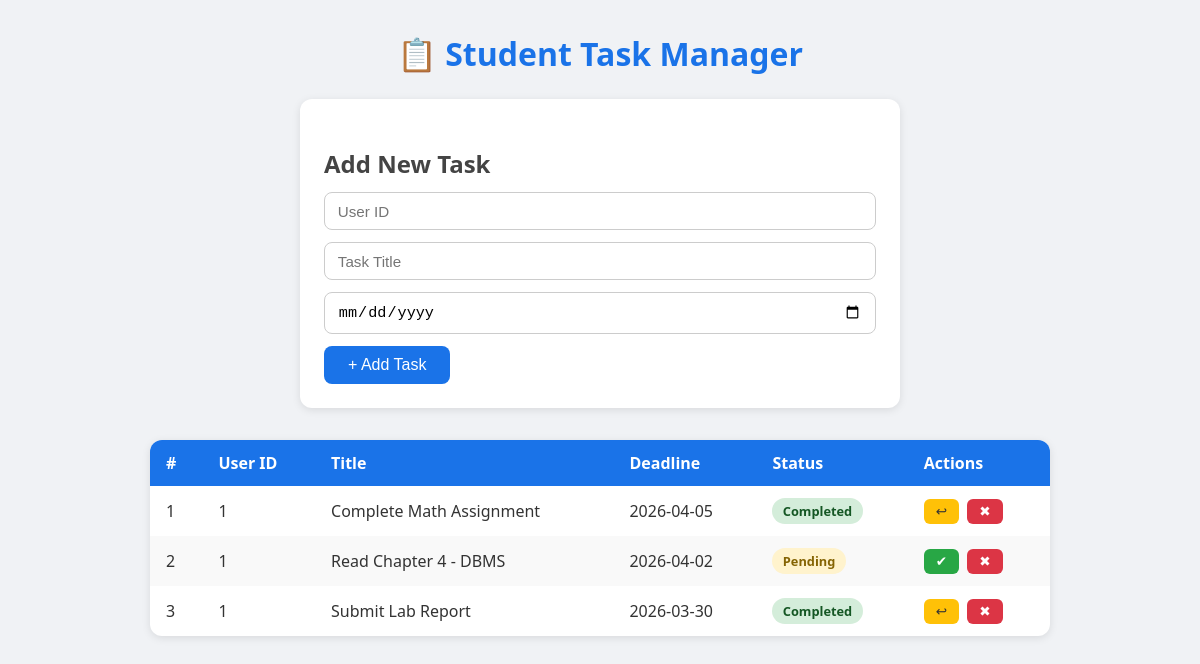
Screenshot of /tasks?user_id=1 with the database file from the repository.
### tables this page shows
CREATE TABLE Tasks (
            id       INTEGER PRIMARY KEY AUTOINCREMENT,
            user_id  INTEGER NOT NULL,
            title    TEXT    NOT NULL,
            deadline TEXT,
            status   TEXT    NOT NULL DEFAULT 'Pending'
                             CHECK (status IN ('Pending', 'Completed')),
            FOREIGN KEY (user_id) REFERENCES Users (id)
                ON DELETE CASCADE
        );

### app.py (the view)
@app.route("/tasks")
def view_tasks():
    user_id = request.args.get("user_id", type=int)
    tasks = fetch_tasks(user_id)
    return render_template("tasks.html", tasks=tasks, filter_user=user_id)

### database.py (called while the page is built)
def get_connection():
    conn = sqlite3.connect(DATABASE)
    conn.row_factory = sqlite3.Row          # rows behave like dicts
    conn.execute("PRAGMA foreign_keys = ON")
    return conn

def fetch_tasks(user_id: int = None) -> list[dict]:
    conn = get_connection()
    cursor = conn.cursor()
    if user_id:
        cursor.execute("SELECT * FROM Tasks WHERE user_id = ?", (user_id,))
    else:
        cursor.execute("SELECT * FROM Tasks")
    tasks = [dict(row) for row in cursor.fetchall()]
    conn.close()
    return tasks

### templates/tasks.html (shortened to what this page needs)
<!DOCTYPE html>
<html lang="en">
<head>
</head>
<body>
    <h1>📋 Student Task Manager</h1>
    <div class="form-card">
        <h2>Add New Task</h2>
        <form action="/add_task" method="POST">
            <input type="number" name="user_id" placeholder="User ID" required />
            <input type="text"   name="title"   placeholder="Task Title" required />
            <input type="date"   name="deadline" />
            <button type="submit">+ Add Task</button>
        </form>
    </div>
    {% if tasks %}
    <table>
        <thead>
            <tr>
                <th>#</th>
                <th>User ID</th>
                <th>Title</th>
                <th>Deadline</th>
                <th>Status</th>
                <th>Actions</th>
            </tr>
        </thead>
        <tbody>
            {% for task in tasks %}
            <tr>
                <td>{{ task.id }}</td>
                <td>{{ task.user_id }}</td>
                <td>{{ task.title }}</td>
                <td>{{ task.deadline or '—' }}</td>
                <td>
                    <span class="badge {{ 'completed' if task.status == 'Completed' else 'pending' }}">
                        {{ task.status }}
                    </span>
                </td>
                <td>
                    {% if task.status == 'Pending' %}
                    <form action="/update_task/{{ task.id }}" method="POST" style="display:inline">
                        <button class="btn-sm btn-success" title="Mark Completed">✔</button>
                    </form>
                    {% else %}
                    <form action="/update_task/{{ task.id }}" method="POST" style="display:inline">
                        <button class="btn-sm btn-warning" title="Mark Pending">↩</button>
                    </form>
                    {% endif %}
                    <form action="/delete_task/{{ task.id }}" method="POST" style="display:inline"
                          onsubmit="return confirm('Delete this task?')">
                        <button class="btn-sm btn-danger" title="Delete">✖</button>
                    </form>
                </td>
            </tr>
            {% endfor %}
        </tbody>
    </table>
    {% else %}
    <p class="empty">No tasks found. Add one above!</p>
    {% endif %}
</body>
</html>

### templates/tasks.html (style rules this page uses)
* { margin: 0; padding: 0; box-sizing: border-box; }
body { font-family: 'Segoe UI', Tahoma, Geneva, Verdana, sans-serif; background: #f0f2f5; color: #333; padding: 2rem; }
h1 { text-align: center; margin-bottom: 1.5rem; color: #1a73e8; }
h2 { margin: 1.5rem 0 0.75rem; color: #444; }
.form-card { max-width: 600px; margin: 0 auto 2rem; background: #fff; padding: 1.5rem; border-radius: 12px; box-shadow: 0 2px 8px rgba(0,0,0,0.1); }
.form-card input[type="text"], .form-card input[type="number"], .form-card input[type="date"] { width: 100%; padding: 0.6rem 0.8rem; margin-bottom: 0.75rem; border: 1px solid #ccc; border-radius: 8px; font-size: 0.95rem; }
.form-card button { background: #1a73e8; color: #fff; border: none; padding: 0.65rem 1.5rem; border-radius: 8px; font-size: 1rem; cursor: pointer; }
table { width: 100%; max-width: 900px; margin: 0 auto; border-collapse: collapse; background: #fff; border-radius: 12px; overflow: hidden; box-shadow: 0 2px 8px rgba(0,0,0,0.1); }
th, td { padding: 0.75rem 1rem; text-align: left; }
th { background: #1a73e8; color: #fff; }
tr:nth-child(even) { background: #f9f9f9; }
.badge { display: inline-block; padding: 0.25rem 0.65rem; border-radius: 20px; font-size: 0.8rem; font-weight: 600; }
.badge.pending { background: #fff3cd; color: #856404; }
.badge.completed { background: #d4edda; color: #155724; }
.btn-sm { padding: 0.3rem 0.75rem; border: none; border-radius: 6px; font-size: 0.85rem; cursor: pointer; margin-right: 0.25rem; }
.btn-success { background: #28a745; color: #fff; }
.btn-warning { background: #ffc107; color: #333; }
.btn-danger { background: #dc3545; color: #fff; }

### rows the page displays
Tasks: id "1", user_id "1", title "Complete Math Assignment", deadline "2026-04-05", status "Completed"
Tasks: id "2", user_id "1", title "Read Chapter 4 - DBMS", deadline "2026-04-02", status "Pending"
Tasks: id "3", user_id "1", title "Submit Lab Report", deadline "2026-03-30", status "Completed"
